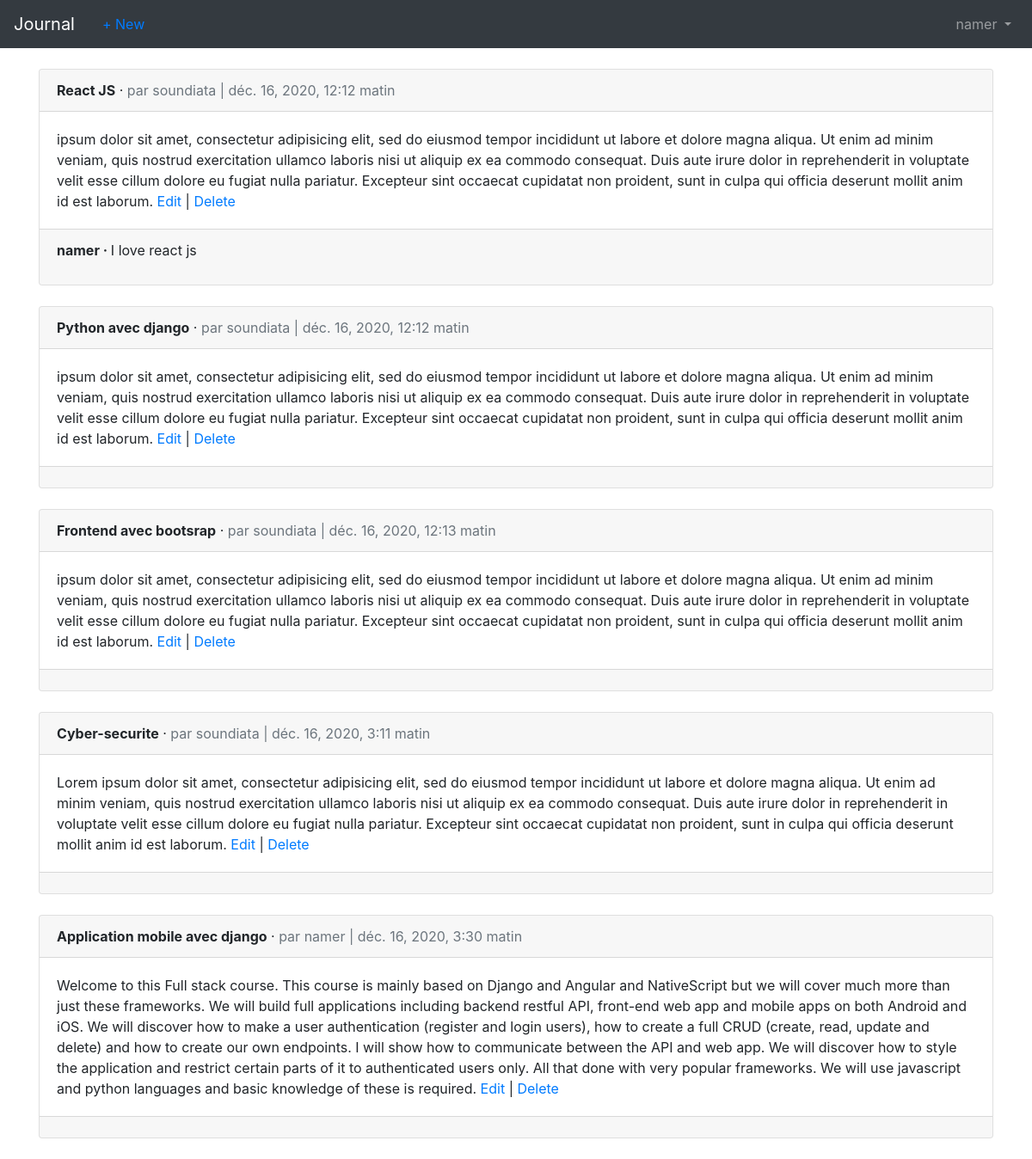
Screenshot of /articles/ (signed in) with the database file from the repository.
### users/models.py (models this page shows)
class CustomUser(AbstractUser):
	age = models.PositiveIntegerField(null=True, blank=True)

### articles/models.py (models this page shows, shortened)
class Article(models.Model):
	title = models.CharField(max_length=255)
	body = models.TextField()
	date = models.DateTimeField(auto_now_add=True)
	author = models.ForeignKey(get_user_model(),
		on_delete=models.CASCADE
	)

class Comment(models.Model):
	article = models.ForeignKey(Article,
		on_delete=models.CASCADE,
		related_name='comments'
	)
	comment = models.CharField(max_length=140)
	author = models.ForeignKey(get_user_model(),
		on_delete=models.CASCADE
	)

### articles/views.py (the view)
# urls.py: path('', ArticleListView.as_view(), name='article_list'),
class ArticleListView(LoginRequiredMixin, ListView):
	model = Article
	login_url = 'login'
	template_name = 'article_list.html'

### templates/article_list.html (shortened to what this page needs)
{% extends 'base.html' %}
{% block content %}
	{% for article in object_list %}
		<div class='card'>
			<div class="card-header">
				<span class="font-weight-bold">{{article.title}}</span> &middot;
				<span class="text-muted">par {{article.author}} | {{article.date}}</span>
			</div>
			<div class="card-body">
				{{article.body}}
				<a href="{% url 'article_edit' article.pk %}">Edit</a> | <a href="{% url 'article_delete' article.pk %}">Delete</a>
			</div>
			<div class="card-footer">
				{% for comment in article.comments.all %}
					<p>
						<span class="font-weight-bold">{{ comment.author}} &middot; </span>
						{{ comment.comment }}
					</p>
				{% endfor %}
			</div>
		</div>
		<br>
	{% endfor %}
{% endblock %}

### templates/base.html (shortened to what this page needs)
<!DOCTYPE html>
<html>
<head>
	<link rel="stylesheet" href="https://cdn.jsdelivr.net/npm/bootstrap@4.5.3/dist/css/bootstrap.min.css">
</head>
<body>
	<nav class="navbar navbar-expand-md navbar-dark bg-dark mb-4">
		<a class="navbar-brand" href="{% url 'home' %}">Journal</a>
		{% if user.is_authenticated %}
			<ul class="navbar nav mr-auto">
				<li class="nav-item"><a href="{% url 'article_new' %}">+ New</a></li>
			</ul>
		{% endif %}
		<div class="collapse navbar-collapse" id="navbarCollapse">
			{% if user.is_authenticated %}
				<ul class="navbar-nav ml-auto">
					<li class="nav-item">
						<a class="nav-link dropdown-toggle" href="#" id="userMenu"
							data-toggle="dropdown" aria-haspopup="true"
							aria-expanded="false">
							{{ user.username }}
						</a>
					</li>
				</ul>
			{% endif %}
		</div>
	</nav>
	<div class="container">
		{% block content %}
		{% endblock %}
	</div>
</body>
</html>

### rows the page displays
CustomUser: username "namer"
Article: title "React JS", author "soundiata", date "déc. 16, 2020, 12:12 matin", body "ipsum dolor sit amet, consectetur adipisicing elit, sed do eiusmod tempor incididunt ut labore et dolore magna aliqua. Ut enim ad minim veniam, quis nostrud exercitation ullamco laboris nisi ut aliquip ex ea commodo consequat. Duis aute irure dolor in reprehenderit in voluptate velit esse cillum dolore eu fugiat nulla pariatur. Excepteur sint occaecat cupidatat non proident, sunt in culpa qui officia deserunt mollit anim id est laborum."
Comment: author "namer", comment "I love react js"
Article: title "Python avec django", author "soundiata", date "déc. 16, 2020, 12:12 matin", body "ipsum dolor sit amet, consectetur adipisicing elit, sed do eiusmod tempor incididunt ut labore et dolore magna aliqua. Ut enim ad minim veniam, quis nostrud exercitation ullamco laboris nisi ut aliquip ex ea commodo consequat. Duis aute irure dolor in reprehenderit in voluptate velit esse cillum dolore eu fugiat nulla pariatur. Excepteur sint occaecat cupidatat non proident, sunt in culpa qui officia deserunt mollit anim id est laborum."
Article: title "Frontend avec bootsrap", author "soundiata", date "déc. 16, 2020, 12:13 matin", body "ipsum dolor sit amet, consectetur adipisicing elit, sed do eiusmod tempor incididunt ut labore et dolore magna aliqua. Ut enim ad minim veniam, quis nostrud exercitation ullamco laboris nisi ut aliquip ex ea commodo consequat. Duis aute irure dolor in reprehenderit in voluptate velit esse cillum dolore eu fugiat nulla pariatur. Excepteur sint occaecat cupidatat non proident, sunt in culpa qui officia deserunt mollit anim id est laborum."
Article: title "Cyber-securite", author "soundiata", date "déc. 16, 2020, 3:11 matin", body "Lorem ipsum dolor sit amet, consectetur adipisicing elit, sed do eiusmod tempor incididunt ut labore et dolore magna aliqua. Ut enim ad minim veniam, quis nostrud exercitation ullamco laboris nisi ut aliquip ex ea commodo consequat. Duis aute irure dolor in reprehenderit in voluptate velit esse cillum dolore eu fugiat nulla pariatur. Excepteur sint occaecat cupidatat non proident, sunt in culpa qui officia deserunt mollit anim id est laborum."
Article: title "Application mobile avec django", author "namer", date "déc. 16, 2020, 3:30 matin", body "Welcome to this Full stack course. This course is mainly based on Django and Angular and NativeScript but we will cover much more than just these frameworks. We will build full applications including backend restful API, front-end web app and mobile apps on both Android and iOS. We will discover how to make a user authentication (register and login users), how to create a full CRUD (create, read, update and delete) and how to create our own endpoints. I will show how to communicate between the API and web app. We will discover how to style the application and restrict certain parts of it to authenticated users only. All that done with very popular frameworks. We will use javascript and…"
